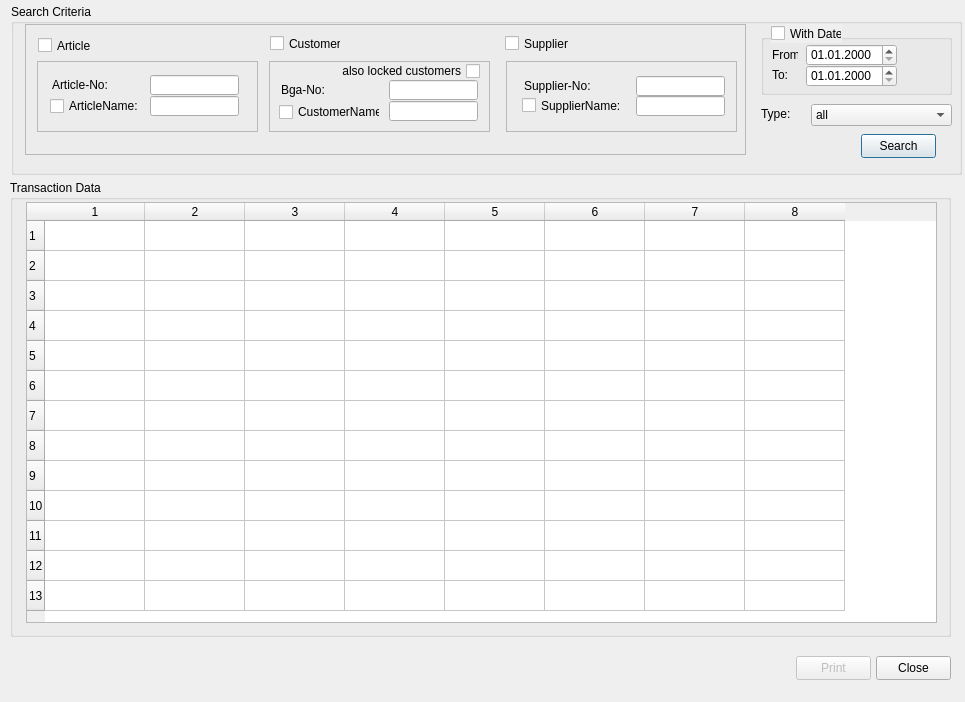
<?xml version="1.0" encoding="UTF-8"?>
<ui version="4.0">
 <class>TransactionDataClass</class>
 <widget class="QDialog" name="TransactionDataClass">
  <property name="geometry">
   <rect>
    <x>0</x>
    <y>0</y>
    <width>965</width>
    <height>702</height>
   </rect>
  </property>
  <property name="windowTitle">
   <string>NA08 Transaction Data</string>
  </property>
  <widget class="QGroupBox" name="grpSearchCtriteria">
   <property name="geometry">
    <rect>
     <x>11</x>
     <y>4</y>
     <width>951</width>
     <height>171</height>
    </rect>
   </property>
   <property name="title">
    <string>Search Criteria</string>
   </property>
   <widget class="QFrame" name="fraSearchCriteria">
    <property name="geometry">
     <rect>
      <x>14</x>
      <y>20</y>
      <width>721</width>
      <height>131</height>
     </rect>
    </property>
    <property name="whatsThis">
     <string>To determine if the bgano is a customer or supplier no select one of the options 'Customer' or 'Supplier'</string>
    </property>
    <property name="frameShape">
     <enum>QFrame::StyledPanel</enum>
    </property>
    <property name="frameShadow">
     <enum>QFrame::Raised</enum>
    </property>
    <widget class="QCheckBox" name="checkBoxArticle">
     <property name="geometry">
      <rect>
       <x>13</x>
       <y>12</y>
       <width>71</width>
       <height>19</height>
      </rect>
     </property>
     <property name="text">
      <string>Article</string>
     </property>
    </widget>
    <widget class="QCheckBox" name="checkBoxCustomer">
     <property name="geometry">
      <rect>
       <x>245</x>
       <y>10</y>
       <width>71</width>
       <height>19</height>
      </rect>
     </property>
     <property name="text">
      <string>Customer</string>
     </property>
    </widget>
    <widget class="QCheckBox" name="checkBoxSupplier">
     <property name="geometry">
      <rect>
       <x>480</x>
       <y>10</y>
       <width>71</width>
       <height>19</height>
      </rect>
     </property>
     <property name="text">
      <string>Supplier</string>
     </property>
    </widget>
    <widget class="QFrame" name="fraArticleSearch">
     <property name="geometry">
      <rect>
       <x>12</x>
       <y>37</y>
       <width>221</width>
       <height>71</height>
      </rect>
     </property>
     <property name="frameShape">
      <enum>QFrame::StyledPanel</enum>
     </property>
     <property name="frameShadow">
      <enum>QFrame::Raised</enum>
     </property>
     <widget class="QLineEdit" name="txtArticleName">
      <property name="geometry">
       <rect>
        <x>113</x>
        <y>35</y>
        <width>89</width>
        <height>20</height>
       </rect>
      </property>
     </widget>
     <widget class="QLineEdit" name="txtArticleCode">
      <property name="geometry">
       <rect>
        <x>113</x>
        <y>14</y>
        <width>89</width>
        <height>20</height>
       </rect>
      </property>
     </widget>
     <widget class="QLabel" name="lblArticleNo">
      <property name="geometry">
       <rect>
        <x>15</x>
        <y>14</y>
        <width>91</width>
        <height>20</height>
       </rect>
      </property>
      <property name="text">
       <string>Article-No:</string>
      </property>
     </widget>
     <widget class="QCheckBox" name="checkBoxArticleName">
      <property name="geometry">
       <rect>
        <x>13</x>
        <y>35</y>
        <width>91</width>
        <height>20</height>
       </rect>
      </property>
      <property name="text">
       <string>ArticleName:</string>
      </property>
     </widget>
    </widget>
    <widget class="QFrame" name="fraCustomerSearch">
     <property name="geometry">
      <rect>
       <x>244</x>
       <y>37</y>
       <width>221</width>
       <height>71</height>
      </rect>
     </property>
     <property name="frameShape">
      <enum>QFrame::StyledPanel</enum>
     </property>
     <property name="frameShadow">
      <enum>QFrame::Raised</enum>
     </property>
     <widget class="QLineEdit" name="txtCustomerName">
      <property name="geometry">
       <rect>
        <x>120</x>
        <y>40</y>
        <width>89</width>
        <height>20</height>
       </rect>
      </property>
     </widget>
     <widget class="QLineEdit" name="txtBgaNo">
      <property name="geometry">
       <rect>
        <x>120</x>
        <y>19</y>
        <width>89</width>
        <height>20</height>
       </rect>
      </property>
     </widget>
     <widget class="QCheckBox" name="checkBoxCustomerName">
      <property name="geometry">
       <rect>
        <x>10</x>
        <y>41</y>
        <width>101</width>
        <height>20</height>
       </rect>
      </property>
      <property name="text">
       <string>CustomerName:</string>
      </property>
     </widget>
     <widget class="QLabel" name="lblBgaNo">
      <property name="geometry">
       <rect>
        <x>12</x>
        <y>19</y>
        <width>91</width>
        <height>20</height>
       </rect>
      </property>
      <property name="text">
       <string>Bga-No:</string>
      </property>
     </widget>
     <widget class="QCheckBox" name="cbAlsoLockedCust">
      <property name="geometry">
       <rect>
        <x>20</x>
        <y>0</y>
        <width>191</width>
        <height>20</height>
       </rect>
      </property>
      <property name="layoutDirection">
       <enum>Qt::RightToLeft</enum>
      </property>
      <property name="text">
       <string>also locked customers</string>
      </property>
     </widget>
    </widget>
    <widget class="QFrame" name="fraSupplierSearch">
     <property name="geometry">
      <rect>
       <x>481</x>
       <y>37</y>
       <width>231</width>
       <height>71</height>
      </rect>
     </property>
     <property name="frameShape">
      <enum>QFrame::StyledPanel</enum>
     </property>
     <property name="frameShadow">
      <enum>QFrame::Raised</enum>
     </property>
     <widget class="QLineEdit" name="txtSupplierName">
      <property name="geometry">
       <rect>
        <x>130</x>
        <y>35</y>
        <width>89</width>
        <height>20</height>
       </rect>
      </property>
     </widget>
     <widget class="QLineEdit" name="txtSupplierNo">
      <property name="geometry">
       <rect>
        <x>130</x>
        <y>15</y>
        <width>89</width>
        <height>20</height>
       </rect>
      </property>
     </widget>
     <widget class="QLabel" name="lblSupplierNo">
      <property name="geometry">
       <rect>
        <x>18</x>
        <y>15</y>
        <width>101</width>
        <height>20</height>
       </rect>
      </property>
      <property name="text">
       <string>Supplier-No:</string>
      </property>
     </widget>
     <widget class="QCheckBox" name="checkBoxSupplierName">
      <property name="geometry">
       <rect>
        <x>16</x>
        <y>35</y>
        <width>111</width>
        <height>19</height>
       </rect>
      </property>
      <property name="text">
       <string>SupplierName:</string>
      </property>
     </widget>
    </widget>
   </widget>
   <widget class="QPushButton" name="btnSearch">
    <property name="geometry">
     <rect>
      <x>850</x>
      <y>130</y>
      <width>75</width>
      <height>24</height>
     </rect>
    </property>
    <property name="text">
     <string>Search</string>
    </property>
    <property name="default">
     <bool>true</bool>
    </property>
   </widget>
   <widget class="QGroupBox" name="grpFromTo">
    <property name="geometry">
     <rect>
      <x>750</x>
      <y>30</y>
      <width>191</width>
      <height>61</height>
     </rect>
    </property>
    <widget class="QLabel" name="lblFrom">
     <property name="geometry">
      <rect>
       <x>11</x>
       <y>14</y>
       <width>26</width>
       <height>14</height>
      </rect>
     </property>
     <property name="text">
      <string>From:</string>
     </property>
    </widget>
    <widget class="QLabel" name="lblTo">
     <property name="geometry">
      <rect>
       <x>11</x>
       <y>34</y>
       <width>16</width>
       <height>14</height>
      </rect>
     </property>
     <property name="text">
      <string>To:</string>
     </property>
    </widget>
    <widget class="BasarDateTimeEdit" name="dtFrom">
     <property name="geometry">
      <rect>
       <x>45</x>
       <y>10</y>
       <width>91</width>
       <height>22</height>
      </rect>
     </property>
     <property name="displayFormat">
      <string>dd.MM.yyyy</string>
     </property>
    </widget>
    <widget class="BasarDateTimeEdit" name="dtTo">
     <property name="geometry">
      <rect>
       <x>45</x>
       <y>31</y>
       <width>91</width>
       <height>22</height>
      </rect>
     </property>
     <property name="displayFormat">
      <string>dd.MM.yyyy</string>
     </property>
    </widget>
   </widget>
   <widget class="QCheckBox" name="chkWithDate">
    <property name="geometry">
     <rect>
      <x>760</x>
      <y>20</y>
      <width>71</width>
      <height>19</height>
     </rect>
    </property>
    <property name="autoFillBackground">
     <bool>true</bool>
    </property>
    <property name="text">
     <string>With Date</string>
    </property>
   </widget>
   <widget class="QLabel" name="lbOrderType">
    <property name="geometry">
     <rect>
      <x>750</x>
      <y>102</y>
      <width>51</width>
      <height>16</height>
     </rect>
    </property>
    <property name="text">
     <string>Type:</string>
    </property>
   </widget>
   <widget class="QComboBox" name="cbOrdertype">
    <property name="geometry">
     <rect>
      <x>800</x>
      <y>100</y>
      <width>141</width>
      <height>22</height>
     </rect>
    </property>
    <property name="currentText">
     <string>all</string>
    </property>
    <item>
     <property name="text">
      <string>all</string>
     </property>
    </item>
    <item>
     <property name="text">
      <string>Sale</string>
     </property>
    </item>
    <item>
     <property name="text">
      <string>Received Goods</string>
     </property>
    </item>
    <item>
     <property name="text">
      <string>Customer Returns</string>
     </property>
    </item>
    <item>
     <property name="text">
      <string>Supplier Returns</string>
     </property>
    </item>
    <item>
     <property name="text">
      <string>Destruction</string>
     </property>
    </item>
   </widget>
  </widget>
  <widget class="QGroupBox" name="grpTransactionData">
   <property name="geometry">
    <rect>
     <x>10</x>
     <y>180</y>
     <width>941</width>
     <height>457</height>
    </rect>
   </property>
   <property name="title">
    <string>Transaction Data</string>
   </property>
   <widget class="BasarTableWidget" name="tblTransData">
    <property name="geometry">
     <rect>
      <x>16</x>
      <y>22</y>
      <width>911</width>
      <height>421</height>
     </rect>
    </property>
    <property name="selectionBehavior">
     <enum>QAbstractItemView::SelectRows</enum>
    </property>
    <property name="rowCount">
     <number>13</number>
    </property>
    <property name="columnCount">
     <number>8</number>
    </property>
    <row/>
    <row/>
    <row/>
    <row/>
    <row/>
    <row/>
    <row/>
    <row/>
    <row/>
    <row/>
    <row/>
    <row/>
    <row/>
    <column/>
    <column/>
    <column/>
    <column/>
    <column/>
    <column/>
    <column/>
    <column/>
   </widget>
  </widget>
  <widget class="QPushButton" name="btnPrint">
   <property name="enabled">
    <bool>false</bool>
   </property>
   <property name="geometry">
    <rect>
     <x>796</x>
     <y>656</y>
     <width>75</width>
     <height>24</height>
    </rect>
   </property>
   <property name="text">
    <string>Print</string>
   </property>
  </widget>
  <widget class="QPushButton" name="btnClose">
   <property name="geometry">
    <rect>
     <x>876</x>
     <y>656</y>
     <width>75</width>
     <height>24</height>
    </rect>
   </property>
   <property name="text">
    <string>Close</string>
   </property>
  </widget>
 </widget>
 <layoutdefault spacing="6" margin="11"/>
 <customwidgets>
  <customwidget>
   <class>BasarTableWidget</class>
   <extends>QTableWidget</extends>
   <header>libbasarqtwidget_tablewidget.h</header>
  </customwidget>
  <customwidget>
   <class>BasarDateTimeEdit</class>
   <extends>QDateTimeEdit</extends>
   <header>libbasarqtwidget_datetimeedit.h</header>
  </customwidget>
 </customwidgets>
 <tabstops>
  <tabstop>btnPrint</tabstop>
  <tabstop>btnClose</tabstop>
  <tabstop>checkBoxArticle</tabstop>
  <tabstop>checkBoxArticleName</tabstop>
  <tabstop>txtArticleCode</tabstop>
  <tabstop>txtArticleName</tabstop>
  <tabstop>checkBoxCustomer</tabstop>
  <tabstop>cbAlsoLockedCust</tabstop>
  <tabstop>checkBoxCustomerName</tabstop>
  <tabstop>txtBgaNo</tabstop>
  <tabstop>txtCustomerName</tabstop>
  <tabstop>checkBoxSupplier</tabstop>
  <tabstop>checkBoxSupplierName</tabstop>
  <tabstop>txtSupplierNo</tabstop>
  <tabstop>txtSupplierName</tabstop>
  <tabstop>chkWithDate</tabstop>
  <tabstop>dtFrom</tabstop>
  <tabstop>dtTo</tabstop>
  <tabstop>cbOrdertype</tabstop>
  <tabstop>btnSearch</tabstop>
  <tabstop>tblTransData</tabstop>
 </tabstops>
 <resources/>
 <connections/>
</ui>
